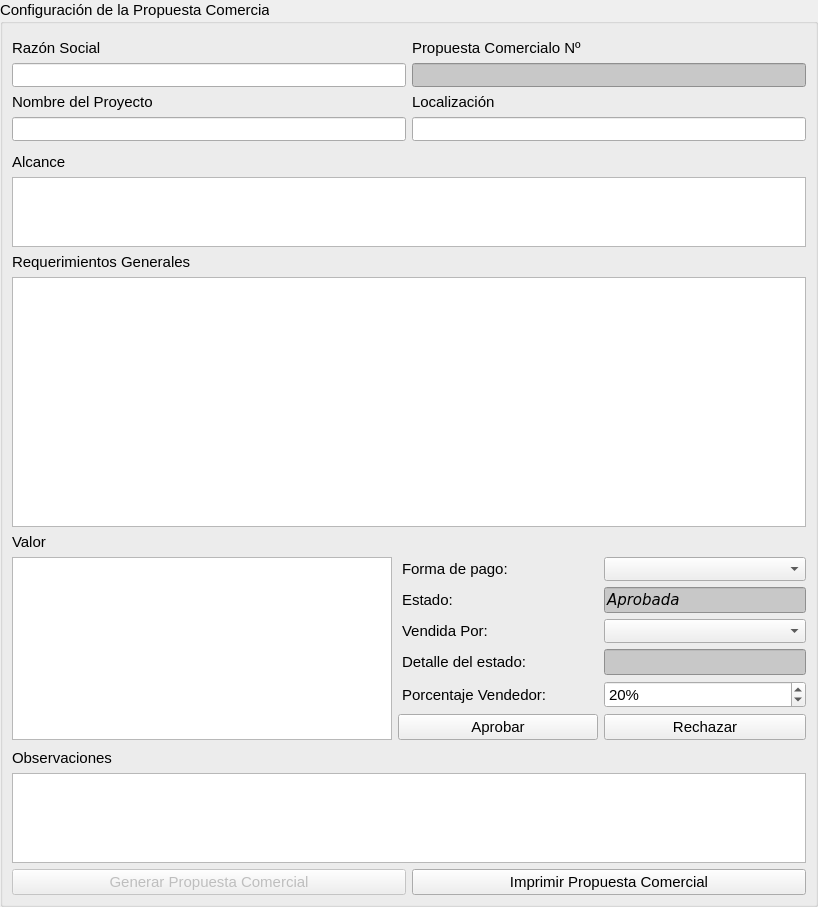
         <widget class="QWidget" name="scrollAreaWidgetContents_2">
          <property name="geometry">
           <rect>
            <x>0</x>
            <y>0</y>
            <width>818</width>
            <height>906</height>
           </rect>
          </property>
          <property name="sizePolicy">
           <sizepolicy hsizetype="Preferred" vsizetype="Preferred">
            <horstretch>0</horstretch>
            <verstretch>0</verstretch>
           </sizepolicy>
          </property>
          <property name="minimumSize">
           <size>
            <width>0</width>
            <height>0</height>
           </size>
          </property>
          <layout class="QGridLayout" name="gridLayout_7">
           <property name="leftMargin">
            <number>0</number>
           </property>
           <property name="topMargin">
            <number>0</number>
           </property>
           <property name="rightMargin">
            <number>0</number>
           </property>
           <property name="bottomMargin">
            <number>0</number>
           </property>
           <property name="spacing">
            <number>0</number>
           </property>
           <item row="0" column="0">
            <widget class="QGroupBox" name="propDataGroupBox">
             <property name="minimumSize">
              <size>
               <width>0</width>
               <height>0</height>
              </size>
             </property>
             <property name="maximumSize">
              <size>
               <width>16777215</width>
               <height>960</height>
              </size>
             </property>
             <property name="font">
              <font>
               <pointsize>11</pointsize>
              </font>
             </property>
             <property name="title">
              <string>Configuración de la Propuesta Comercial</string>
             </property>
             <layout class="QGridLayout" name="gridLayout_6">
              <item row="2" column="0">
               <widget class="QTextEdit" name="propScopeTextEdit">
                <property name="minimumSize">
                 <size>
                  <width>0</width>
                  <height>0</height>
                 </size>
                </property>
                <property name="maximumSize">
                 <size>
                  <width>16777215</width>
                  <height>90</height>
                 </size>
                </property>
                <property name="font">
                 <font>
                  <pointsize>11</pointsize>
                 </font>
                </property>
                <property name="tabChangesFocus">
                 <bool>true</bool>
                </property>
                <property name="html">
                 <string>&lt;!DOCTYPE HTML PUBLIC &quot;-//W3C//DTD HTML 4.0//EN&quot; &quot;http://www.w3.org/TR/REC-html40/strict.dtd&quot;&gt;
&lt;html&gt;&lt;head&gt;&lt;meta name=&quot;qrichtext&quot; content=&quot;1&quot; /&gt;&lt;style type=&quot;text/css&quot;&gt;
p, li { white-space: pre-wrap; }
&lt;/style&gt;&lt;/head&gt;&lt;body style=&quot; font-family:'Ubuntu'; font-size:11pt; font-weight:400; font-style:normal;&quot;&gt;
&lt;p align=&quot;justify&quot; style=&quot; margin-top:0px; margin-bottom:0px; margin-left:0px; margin-right:0px; -qt-block-indent:0; text-indent:0px;&quot;&gt;&lt;span style=&quot; font-family:'DejaVu Sans'; font-size:9pt;&quot;&gt;&lt;br /&gt;&lt;/span&gt;&lt;/p&gt;&lt;/body&gt;&lt;/html&gt;</string>
                </property>
                <property name="acceptRichText">
                 <bool>false</bool>
                </property>
               </widget>
              </item>
              <item row="4" column="0">
               <widget class="QListWidget" name="propDocsListWidget">
                <property name="minimumSize">
                 <size>
                  <width>0</width>
                  <height>250</height>
                 </size>
                </property>
                <property name="palette">
                 <palette>
                  <active>
                   <colorrole role="Highlight">
                    <brush brushstyle="SolidPattern">
                     <color alpha="255">
                      <red>48</red>
                      <green>103</green>
                      <blue>158</blue>
                     </color>
                    </brush>
                   </colorrole>
                  </active>
                  <inactive>
                   <colorrole role="Highlight">
                    <brush brushstyle="SolidPattern">
                     <color alpha="255">
                      <red>48</red>
                      <green>103</green>
                      <blue>158</blue>
                     </color>
                    </brush>
                   </colorrole>
                  </inactive>
                  <disabled>
                   <colorrole role="Highlight">
                    <brush brushstyle="SolidPattern">
                     <color alpha="255">
                      <red>155</red>
                      <green>155</green>
                      <blue>155</blue>
                     </color>
                    </brush>
                   </colorrole>
                  </disabled>
                 </palette>
                </property>
                <property name="font">
                 <font>
                  <pointsize>11</pointsize>
                  <italic>true</italic>
                 </font>
                </property>
                <property name="mouseTracking">
                 <bool>true</bool>
                </property>
                <property name="alternatingRowColors">
                 <bool>true</bool>
                </property>
                <property name="selectionMode">
                 <enum>QAbstractItemView::MultiSelection</enum>
                </property>
                <property name="textElideMode">
                 <enum>Qt::ElideRight</enum>
                </property>
                <property name="flow">
                 <enum>QListView::TopToBottom</enum>
                </property>
                <property name="isWrapping" stdset="0">
                 <bool>true</bool>
                </property>
                <property name="spacing">
                 <number>1</number>
                </property>
                <property name="viewMode">
                 <enum>QListView::ListMode</enum>
                </property>
                <property name="uniformItemSizes">
                 <bool>true</bool>
                </property>
                <property name="wordWrap">
                 <bool>false</bool>
                </property>
                <property name="selectionRectVisible">
                 <bool>true</bool>
                </property>
                <property name="currentRow">
                 <number>-1</number>
                </property>
               </widget>
              </item>
              <item row="8" column="0">
               <layout class="QHBoxLayout" name="horizontalLayout">
                <item>
                 <widget class="QPushButton" name="propGenButton">
                  <property name="enabled">
                   <bool>false</bool>
                  </property>
                  <property name="text">
                   <string>Generar Propuesta Comercial</string>
                  </property>
                  <property name="icon">
                   <iconset resource="../resources/resources.qrc">
                    <normaloff>:/icons/icons/generate.png</normaloff>:/icons/icons/generate.png</iconset>
                  </property>
                 </widget>
                </item>
                <item>
                 <widget class="QPushButton" name="propPrintButton">
                  <property name="text">
                   <string>Imprimir Propuesta Comercial</string>
                  </property>
                  <property name="icon">
                   <iconset resource="../resources/resources.qrc">
                    <normaloff>:/icons/icons/printer.png</normaloff>:/icons/icons/printer.png</iconset>
                  </property>
                 </widget>
                </item>
               </layout>
              </item>
              <item row="7" column="0">
               <widget class="QTextEdit" name="propObservTextEdit">
                <property name="minimumSize">
                 <size>
                  <width>0</width>
                  <height>90</height>
                 </size>
                </property>
                <property name="font">
                 <font>
                  <pointsize>11</pointsize>
                  <weight>50</weight>
                  <bold>false</bold>
                 </font>
                </property>
                <property name="tabChangesFocus">
                 <bool>true</bool>
                </property>
                <property name="acceptRichText">
                 <bool>false</bool>
                </property>
               </widget>
              </item>
              <item row="3" column="0">
               <widget class="QLabel" name="label_30">
                <property name="font">
                 <font>
                  <pointsize>11</pointsize>
                 </font>
                </property>
                <property name="text">
                 <string>Requerimientos Generales</string>
                </property>
               </widget>
              </item>
              <item row="0" column="0">
               <layout class="QGridLayout" name="gridLayout_5">
                <property name="topMargin">
                 <number>6</number>
                </property>
                <property name="bottomMargin">
                 <number>6</number>
                </property>
                <property name="spacing">
                 <number>6</number>
                </property>
                <item row="0" column="0">
                 <widget class="QLabel" name="label_26">
                  <property name="font">
                   <font>
                    <pointsize>11</pointsize>
                   </font>
                  </property>
                  <property name="text">
                   <string>Razón Social</string>
                  </property>
                 </widget>
                </item>
                <item row="0" column="1">
                 <widget class="QLabel" name="label_32">
                  <property name="font">
                   <font>
                    <pointsize>11</pointsize>
                   </font>
                  </property>
                  <property name="text">
                   <string>Propuesta Comercialo Nº</string>
                  </property>
                 </widget>
                </item>
                <item row="1" column="0">
                 <widget class="QLineEdit" name="propThrdNameLineEdit">
                  <property name="minimumSize">
                   <size>
                    <width>0</width>
                    <height>24</height>
                   </size>
                  </property>
                 </widget>
                </item>
                <item row="1" column="1">
                 <widget class="QLineEdit" name="propIdLineEdit">
                  <property name="minimumSize">
                   <size>
                    <width>0</width>
                    <height>24</height>
                   </size>
                  </property>
                  <property name="palette">
                   <palette>
                    <active>
                     <colorrole role="Button">
                      <brush brushstyle="SolidPattern">
                       <color alpha="255">
                        <red>200</red>
                        <green>200</green>
                        <blue>200</blue>
                       </color>
                      </brush>
                     </colorrole>
                     <colorrole role="Base">
                      <brush brushstyle="SolidPattern">
                       <color alpha="255">
                        <red>200</red>
                        <green>200</green>
                        <blue>200</blue>
                       </color>
                      </brush>
                     </colorrole>
                     <colorrole role="Window">
                      <brush brushstyle="SolidPattern">
                       <color alpha="255">
                        <red>200</red>
                        <green>200</green>
                        <blue>200</blue>
                       </color>
                      </brush>
                     </colorrole>
                    </active>
                    <inactive>
                     <colorrole role="Button">
                      <brush brushstyle="SolidPattern">
                       <color alpha="255">
                        <red>200</red>
                        <green>200</green>
                        <blue>200</blue>
                       </color>
                      </brush>
                     </colorrole>
                     <colorrole role="Base">
                      <brush brushstyle="SolidPattern">
                       <color alpha="255">
                        <red>200</red>
                        <green>200</green>
                        <blue>200</blue>
                       </color>
                      </brush>
                     </colorrole>
                     <colorrole role="Window">
                      <brush brushstyle="SolidPattern">
                       <color alpha="255">
                        <red>200</red>
                        <green>200</green>
                        <blue>200</blue>
                       </color>
                      </brush>
                     </colorrole>
                    </inactive>
                    <disabled>
                     <colorrole role="Button">
                      <brush brushstyle="SolidPattern">
                       <color alpha="255">
                        <red>200</red>
                        <green>200</green>
                        <blue>200</blue>
                       </color>
                      </brush>
                     </colorrole>
                     <colorrole role="Base">
                      <brush brushstyle="SolidPattern">
                       <color alpha="255">
                        <red>200</red>
                        <green>200</green>
                        <blue>200</blue>
                       </color>
                      </brush>
                     </colorrole>
                     <colorrole role="Window">
                      <brush brushstyle="SolidPattern">
                       <color alpha="255">
                        <red>200</red>
                        <green>200</green>
                        <blue>200</blue>
                       </color>
                      </brush>
                     </colorrole>
                    </disabled>
                   </palette>
                  </property>
                  <property name="autoFillBackground">
                   <bool>false</bool>
                  </property>
                  <property name="styleSheet">
                   <string notr="true">background-color: rgb(200, 200, 200);
font: 75 oblique 10pt &quot;DejaVu Sans&quot;;</string>
                  </property>
                  <property name="frame">
                   <bool>true</bool>
                  </property>
                  <property name="readOnly">
                   <bool>true</bool>
                  </property>
                 </widget>
                </item>
                <item row="4" column="0" rowspan="2">
                 <widget class="QLineEdit" name="propLocalizationLineEdit">
                  <property name="minimumSize">
                   <size>
                    <width>0</width>
                    <height>24</height>
                   </size>
                  </property>
                 </widget>
                </item>
                <item row="4" column="1" rowspan="2">
                 <widget class="QLineEdit" name="propInstNameLineEdit">
                  <property name="minimumSize">
                   <size>
                    <width>200</width>
                    <height>24</height>
                   </size>
                  </property>
                  <property name="frame">
                   <bool>true</bool>
                  </property>
                 </widget>
                </item>
                <item row="2" column="1" rowspan="2">
                 <widget class="QLabel" name="label_27">
                  <property name="font">
                   <font>
                    <pointsize>11</pointsize>
                   </font>
                  </property>
                  <property name="text">
                   <string>Localización</string>
                  </property>
                 </widget>
                </item>
                <item row="2" column="0" rowspan="2">
                 <widget class="QLabel" name="label_31">
                  <property name="font">
                   <font>
                    <pointsize>11</pointsize>
                   </font>
                  </property>
                  <property name="text">
                   <string>Nombre del Proyecto</string>
                  </property>
                 </widget>
                </item>
               </layout>
              </item>
              <item row="6" column="0">
               <widget class="QLabel" name="label_9">
                <property name="font">
                 <font>
                  <pointsize>11</pointsize>
                 </font>
                </property>
                <property name="text">
                 <string>Observaciones</string>
                </property>
               </widget>
              </item>
              <item row="1" column="0">
               <widget class="QLabel" name="label_28">
                <property name="font">
                 <font>
                  <pointsize>11</pointsize>
                 </font>
                </property>
                <property name="text">
                 <string>Alcance</string>
                </property>
               </widget>
              </item>
              <item row="5" column="0">
               <layout class="QGridLayout" name="gridLayout_16">
                <property name="topMargin">
                 <number>0</number>
                </property>
                <property name="bottomMargin">
                 <number>3</number>
                </property>
                <property name="spacing">
                 <number>6</number>
                </property>
                <item row="4" column="1">
                 <widget class="QLabel" name="label_14">
                  <property name="font">
                   <font>
                    <pointsize>11</pointsize>
                   </font>
                  </property>
                  <property name="text">
                   <string>Vendida Por:</string>
                  </property>
                  <property name="indent">
                   <number>4</number>
                  </property>
                 </widget>
                </item>
                <item row="6" column="1">
                 <widget class="QLabel" name="label_42">
                  <property name="font">
                   <font>
                    <pointsize>11</pointsize>
                   </font>
                  </property>
                  <property name="text">
                   <string>Porcentaje Vendedor:</string>
                  </property>
                  <property name="indent">
                   <number>4</number>
                  </property>
                 </widget>
                </item>
                <item row="5" column="2">
                 <widget class="QLineEdit" name="propStateDetailLineEdit">
                  <property name="enabled">
                   <bool>true</bool>
                  </property>
                  <property name="maximumSize">
                   <size>
                    <width>16777215</width>
                    <height>16777215</height>
                   </size>
                  </property>
                  <property name="styleSheet">
                   <string notr="true">background-color: rgb(200, 200, 200);
font: 75 oblique 11pt &quot;DejaVu Sans&quot;;</string>
                  </property>
                  <property name="text">
                   <string/>
                  </property>
                  <property name="readOnly">
                   <bool>true</bool>
                  </property>
                 </widget>
                </item>
                <item row="6" column="2">
                 <widget class="QDoubleSpinBox" name="propUserPercSpinBox">
                  <property name="suffix">
                   <string>%</string>
                  </property>
                  <property name="decimals">
                   <number>0</number>
                  </property>
                  <property name="value">
                   <double>20.000000000000000</double>
                  </property>
                 </widget>
                </item>
                <item row="8" column="1" rowspan="2">
                 <widget class="QPushButton" name="propApprovButton">
                  <property name="enabled">
                   <bool>true</bool>
                  </property>
                  <property name="minimumSize">
                   <size>
                    <width>0</width>
                    <height>0</height>
                   </size>
                  </property>
                  <property name="toolTip">
                   <string>Agregar Selección de inspector</string>
                  </property>
                  <property name="text">
                   <string>Aprobar</string>
                  </property>
                  <property name="icon">
                   <iconset resource="../resources/resources.qrc">
                    <normaloff>:/icons/icons/approb.png</normaloff>:/icons/icons/approb.png</iconset>
                  </property>
                 </widget>
                </item>
                <item row="4" column="2">
                 <widget class="QComboBox" name="propSoldByComboBox">
                  <property name="minimumSize">
                   <size>
                    <width>0</width>
                    <height>24</height>
                   </size>
                  </property>
                 </widget>
                </item>
                <item row="8" column="2" rowspan="2">
                 <widget class="QPushButton" name="propRejectButton">
                  <property name="enabled">
                   <bool>true</bool>
                  </property>
                  <property name="minimumSize">
                   <size>
                    <width>0</width>
                    <height>0</height>
                   </size>
                  </property>
                  <property name="toolTip">
                   <string>Agregar Selección de inspector</string>
                  </property>
                  <property name="text">
                   <string>Rechazar</string>
                  </property>
                  <property name="icon">
                   <iconset resource="../resources/resources.qrc">
                    <normaloff>:/icons/icons/delete.png</normaloff>:/icons/icons/delete.png</iconset>
                  </property>
                 </widget>
                </item>
                <item row="5" column="1">
                 <widget class="QLabel" name="label_47">
                  <property name="font">
                   <font>
                    <pointsize>11</pointsize>
                   </font>
                  </property>
                  <property name="text">
                   <string>Detalle del estado:</string>
                  </property>
                  <property name="indent">
                   <number>4</number>
                  </property>
                 </widget>
                </item>
                <item row="1" column="0" rowspan="9">
                 <widget class="QTableView" name="propValueTableView">
                  <property name="minimumSize">
                   <size>
                    <width>380</width>
                    <height>0</height>
                   </size>
                  </property>
                  <property name="font">
                   <font>
                    <pointsize>11</pointsize>
                   </font>
                  </property>
                  <property name="alternatingRowColors">
                   <bool>true</bool>
                  </property>
                 </widget>
                </item>
                <item row="3" column="2">
                 <widget class="QLineEdit" name="propStateLineEdit">
                  <property name="enabled">
                   <bool>true</bool>
                  </property>
                  <property name="maximumSize">
                   <size>
                    <width>16777215</width>
                    <height>16777215</height>
                   </size>
                  </property>
                  <property name="font">
                   <font>
                    <family>DejaVu Sans</family>
                    <pointsize>11</pointsize>
                    <weight>9</weight>
                    <italic>true</italic>
                    <bold>false</bold>
                   </font>
                  </property>
                  <property name="styleSheet">
                   <string notr="true">background-color: rgb(200, 200, 200);
font: 75 oblique 11pt &quot;DejaVu Sans&quot;;</string>
                  </property>
                  <property name="text">
                   <string>Aprobada</string>
                  </property>
                  <property name="readOnly">
                   <bool>true</bool>
                  </property>
                 </widget>
                </item>
                <item row="3" column="1">
                 <widget class="QLabel" name="label_13">
                  <property name="font">
                   <font>
                    <pointsize>11</pointsize>
                   </font>
                  </property>
                  <property name="text">
                   <string>Estado:</string>
                  </property>
                  <property name="indent">
                   <number>4</number>
                  </property>
                 </widget>
                </item>
                <item row="1" column="1" rowspan="2">
                 <widget class="QLabel" name="label_37">
                  <property name="minimumSize">
                   <size>
                    <width>200</width>
                    <height>0</height>
                   </size>
                  </property>
                  <property name="font">
                   <font>
                    <pointsize>11</pointsize>
                   </font>
                  </property>
                  <property name="text">
                   <string>Forma de pago:</string>
                  </property>
                  <property name="indent">
                   <number>4</number>
                  </property>
                 </widget>
                </item>
                <item row="1" column="2" rowspan="2">
                 <widget class="QComboBox" name="propPayWayComboBox">
                  <property name="minimumSize">
                   <size>
                    <width>200</width>
                    <height>24</height>
                   </size>
                  </property>
                  <property name="maximumSize">
                   <size>
                    <width>16777215</width>
                    <height>16777215</height>
                   </size>
                  </property>
                 </widget>
                </item>
                <item row="0" column="0" colspan="3">
                 <widget class="QLabel" name="label_36">
                  <property name="font">
                   <font>
                    <pointsize>11</pointsize>
                   </font>
                  </property>
                  <property name="text">
                   <string>Valor</string>
                  </property>
                 </widget>
                </item>
                <item row="7" column="1" colspan="2">
                 <spacer name="verticalSpacer">
                  <property name="orientation">
                   <enum>Qt::Vertical</enum>
                  </property>
                  <property name="sizeHint" stdset="0">
                   <size>
                    <width>20</width>
                    <height>40</height>
                   </size>
                  </property>
                 </spacer>
                </item>
               </layout>
              </item>
             </layout>
            </widget>
           </item>
          </layout>
         </widget>
